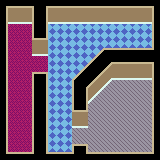

Tiled map render using the project's own tile images. Description and the whole map definition, tile-layer contents included, below:
An orthogonal 20x20 tile map with 8x8 px tiles, 2 tile layers (floor, walls) and 1 object.

<map version="1.10" tiledversion="1.11.2" orientation="orthogonal" renderorder="right-down" width="20" height="20" tilewidth="8" tileheight="8" infinite="0" nextlayerid="4" nextobjectid="2">
 <tileset firstgid="1" source="tileset.tsx" />
 <layer id="2" name="floor" width="20" height="20">
  <data encoding="csv">
97,97,97,97,97,97,97,97,97,97,97,97,97,97,97,97,97,97,97,97,
97,97,97,97,97,97,97,97,97,97,97,97,97,97,97,97,97,97,97,97,
97,97,97,97,97,97,97,97,97,97,97,97,97,97,97,97,97,97,97,97,
97,98,98,98,97,97,97,97,97,97,97,97,97,97,97,97,97,97,97,97,
97,98,98,98,97,97,97,97,97,97,97,97,97,97,97,97,97,97,97,97,
97,98,98,98,97,97,97,97,97,97,97,97,97,97,97,97,97,97,97,97,
97,98,98,98,97,97,97,97,97,97,97,97,97,97,97,97,97,97,97,97,
97,98,98,98,98,98,97,97,97,97,97,97,97,97,97,97,97,97,97,97,
97,98,98,98,98,98,97,97,97,97,97,97,97,97,97,97,97,97,97,97,
97,98,98,98,97,97,97,97,97,97,97,97,97,97,97,97,97,97,97,97,
97,98,98,98,97,97,97,97,97,97,97,97,97,99,99,99,99,99,99,97,
97,98,98,98,97,97,97,97,97,97,97,97,99,99,99,99,99,99,99,97,
97,98,98,98,97,97,97,97,97,97,97,99,99,99,99,99,99,99,99,97,
97,98,98,98,97,97,97,97,97,97,97,99,99,99,99,99,99,99,99,97,
97,98,98,98,97,97,97,97,97,97,97,99,99,99,99,99,99,99,99,97,
97,98,98,98,97,97,97,97,97,97,97,99,99,99,99,99,99,99,99,97,
97,98,98,98,97,97,97,97,97,99,99,99,99,99,99,99,99,99,99,97,
97,98,98,98,97,97,97,97,97,99,99,99,99,99,99,99,99,99,99,97,
97,98,98,98,97,97,97,97,97,97,97,99,99,99,99,99,99,99,99,97,
97,97,97,97,97,97,97,97,97,97,97,97,97,97,97,97,97,97,97,97
</data>
 </layer>
 <layer id="1" name="walls" width="20" height="20">
  <data encoding="csv">
3221225476,1073741827,1073741827,1073741827,1073741828,3221225476,1073741827,1073741827,1073741827,1073741827,1073741827,1073741827,1073741827,1073741827,1073741827,1073741827,1073741827,1073741827,1073741827,1073741828,
2147483713,36,36,36,65,2147483713,36,36,36,36,36,36,36,36,36,36,36,36,36,65,
2147483713,67,67,67,65,2147483713,67,67,67,67,67,67,67,67,67,67,67,67,67,65,
2147483713,0,0,0,65,2147483713,0,0,0,0,0,0,0,0,0,0,0,0,0,65,
2147483713,0,0,0,1073741857,3221225505,0,0,0,0,0,0,0,0,0,0,0,0,0,65,
2147483713,0,0,0,36,36,0,0,0,0,0,0,0,0,0,0,0,0,0,65,
2147483713,0,0,0,67,67,0,0,0,0,0,0,2,3,3,3,3,3,3,4,
2147483713,0,0,0,0,0,0,0,0,0,0,2,34,3221225506,1073741827,1073741827,1073741827,1073741827,1073741827,1073741828,
2147483713,0,0,0,0,0,0,0,0,0,2,34,3221225506,35,36,36,36,36,36,65,
2147483713,0,0,0,33,2147483681,0,0,0,2,34,3221225506,35,66,67,67,67,67,67,65,
2147483713,0,0,0,65,2147483713,0,0,0,65,3221225506,35,66,68,0,0,0,0,0,65,
2147483713,0,0,0,65,2147483713,0,0,0,65,2147483713,66,68,0,0,0,0,0,0,65,
2147483713,0,0,0,65,2147483713,0,0,0,65,2147483713,68,0,0,0,0,0,0,0,65,
2147483713,0,0,0,65,2147483713,0,0,0,1073741857,3221225505,0,0,0,0,0,0,0,0,65,
2147483713,0,0,0,65,2147483713,0,0,0,36,36,0,0,0,0,0,0,0,0,65,
2147483713,0,0,0,65,2147483713,0,0,0,67,67,0,0,0,0,0,0,0,0,65,
2147483713,0,0,0,65,2147483713,0,0,0,0,0,0,0,0,0,0,0,0,0,65,
2147483713,0,0,0,65,2147483713,0,0,0,0,0,0,0,0,0,0,0,0,0,65,
2147483713,0,0,0,65,2147483713,0,0,0,33,2147483681,0,0,0,0,0,0,0,0,65,
2147483652,3,3,3,4,2147483652,3,3,3,4,2147483652,3,3,3,3,3,3,3,3,4
</data>
 </layer>
 <objectgroup id="3" name="eventareas">
  <object id="1" x="88" y="104">
   <properties>
    <property name="message" value="Positive event!" />
    <property name="points" type="int" value="100" />
    <property name="repeat" type="bool" value="false" />
   </properties>
   <polygon points="0,0 0,48 64,48 64,-24 24,-24" />
  </object>
 </objectgroup>
</map>